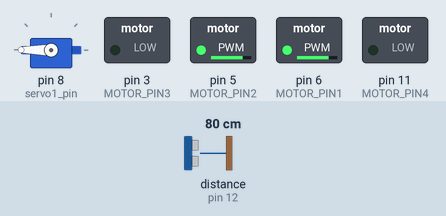
This sketch was run on a simulated Arduino Uno, built with avr-gcc and run on an emulated ATmega328P. Parts: servo, switched loads named in the sketch (green lamp = pin HIGH). Wiring (inferred from the names in the program): ultrasonic range finder: trigger pin 13; echo pin 12. The inputs (shaded band) are chosen by the test bench; at power-on: distance to the obstacle (sensor on pin 12) 80 cm. The echo pulse lasts 58.3 µs per cm; pins used as bus, display or sensor lines are not drawn.

Above: at 1.8 s.
1.9 s: distance to the obstacle (sensor on pin 12) set to 13 cm
3.4 s: distance to the obstacle (sensor on pin 12) set to 10 cm
At 4.2 s:
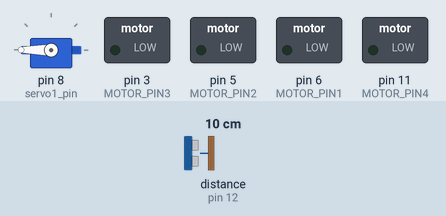
At 6.0 s:
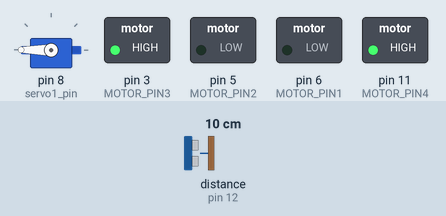
Timing chart, 0 to 7.5 s (numbered marks = the images above; inputs shaded):
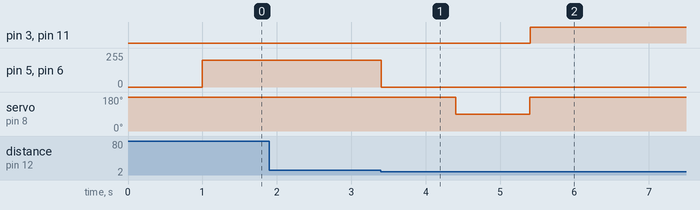

Measured:
- the behaviour switches between 12 and 11 cm on distance to the obstacle (sensor on pin 12) (found by bisection; images 0 and 1)
- after the input at 1.9 s, every drawn part: stays the same
- after the input at 3.4 s, pin 3 (MOTOR_PIN3), pin 11 (MOTOR_PIN4): LOW → HIGH after 2.0 s; pin 5 (MOTOR_PIN2), pin 6 (MOTOR_PIN1): 200/255 → 0/255 at once; servo on pin 8 (servo1_pin): 180° → 90° after 1.0 s, → 180° 1.0 s later

The sketch:

EG1311.ino
```cpp
#include <Servo.h>
Servo servo1;
Servo servo2;

int TRIG_PIN = 13;
int ECHO_PIN = 12;
int MOTOR_PIN1 = 6;
int MOTOR_PIN2 = 5;
int MOTOR_PIN3 = 3;
int MOTOR_PIN4 = 11;
float SPEED_OF_SOUND = 0.0345;
int servo1_pin = 8;
//int servo2_pin = 4;
bool reachedwall;
long starttime;
int spintime_ms = 5000;
int microsecs;
float cms;
bool shot;


 void moveForward(){
    digitalWrite(MOTOR_PIN1, HIGH);
    digitalWrite(MOTOR_PIN2, HIGH);
    digitalWrite(MOTOR_PIN3, LOW);
    digitalWrite(MOTOR_PIN4, LOW);
  }

  void moveForwardSlow(){
    analogWrite(MOTOR_PIN1, 200);
    analogWrite(MOTOR_PIN2, 200);
    analogWrite(MOTOR_PIN3, 0);
    analogWrite(MOTOR_PIN4, 0);

  }

  void moveBackward(){
    analogWrite(MOTOR_PIN1, 0);
    analogWrite(MOTOR_PIN2, 0);
    analogWrite(MOTOR_PIN3, 255);
    analogWrite(MOTOR_PIN4, 255);
  }

  void rotate(){
    digitalWrite(MOTOR_PIN1, HIGH);
    digitalWrite(MOTOR_PIN2, LOW);
    digitalWrite(MOTOR_PIN3, HIGH);
    digitalWrite(MOTOR_PIN4, LOW);
  }

  void shoot(){
    //servo1.write(90);
    //servo2.write(180);
    //delay(100);
    servo1.write(90);
    //servo2.write(0);
  }

  void stop(){
    analogWrite(MOTOR_PIN1, 0);
    analogWrite(MOTOR_PIN2, 0);
    analogWrite(MOTOR_PIN3, 0);
    analogWrite(MOTOR_PIN4, 0);
  }

void setup() {
  pinMode(MOTOR_PIN1, OUTPUT);
  pinMode(MOTOR_PIN2, OUTPUT);
  pinMode(MOTOR_PIN3, OUTPUT);
  pinMode(MOTOR_PIN4, OUTPUT);
  pinMode(TRIG_PIN, OUTPUT);
  digitalWrite(TRIG_PIN, LOW);
  pinMode(ECHO_PIN, INPUT);
  Serial.begin(9600);

  servo1.attach(servo1_pin);
  servo1.write(180);
  // servo2.attach(servo2_pin);
  // servo2.write(180);

  reachedwall = false;
  shot = false;
  // put your setup code here, to run once:

}

// // ROTATE AFTER WALL
// void loop(){

//   if (reachedwall && !starttime) {
//     starttime = millis();
//     while (millis()-starttime < spintime_ms) rotate();
//   }
//   moveForward();

//   digitalWrite(TRIG_PIN, HIGH);
//   delayMicroseconds(10);
//   digitalWrite(TRIG_PIN, LOW);

//   int microsecs = pulseIn(ECHO_PIN, HIGH);
//   float cms = microsecs*SPEED_OF_SOUND/2;
//   //Serial.println(cms);
//   // Serial.print("reachedwall = ");
//   // Serial.print(reachedwall);
//   // Serial.print(" | rotating = ");
//   // Serial.print(rotating);
//   // Serial.print(" | starttime = ");
//   // Serial.println(starttime);
//   if (cms < 15) reachedwall = true;
// }

// REVERSE AFTER WALL
void loop() {
  // Serial.print("Time = ");
  // Serial.println(millis());
  // Serial.print("Reached wall?");
  // Serial.println(reachedwall? " Yes" : " No");


//UNCOMMENT
  microsecs = pulseIn(ECHO_PIN, HIGH);
  cms = microsecs*SPEED_OF_SOUND/2;
  cms = (cms>0) ? cms : -cms;

  // Serial.print("Distance = ");
  // Serial.println(cms);

  if (!reachedwall) {
    if (cms <12 && cms > 1 && millis() > 2000) {
      stop();
      delay(1000);
      shoot();
      delay(1000);
      servo1.write(180);
      reachedwall = true;
    }
    else moveForwardSlow();
  }
  else moveBackward();

  digitalWrite(TRIG_PIN, HIGH);
  delayMicroseconds(10);
  digitalWrite(TRIG_PIN, LOW);

}
```
